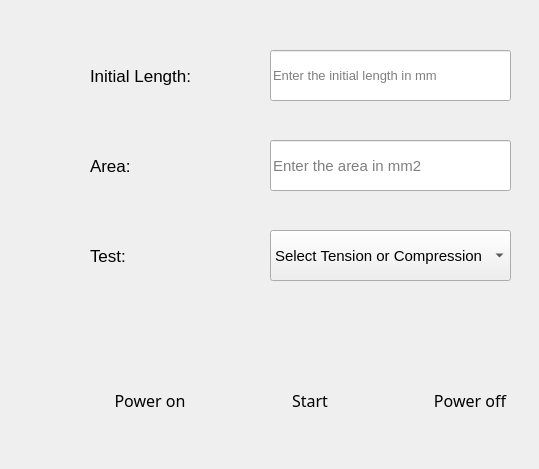
    <widget class="QWidget" name="tab">
     <attribute name="title">
      <string>Tab 1</string>
     </attribute>
     <widget class="QLabel" name="label">
      <property name="geometry">
       <rect>
        <x>90</x>
        <y>60</y>
        <width>161</width>
        <height>31</height>
       </rect>
      </property>
      <property name="font">
       <font>
        <pointsize>13</pointsize>
       </font>
      </property>
      <property name="text">
       <string>Initial Length:</string>
      </property>
     </widget>
     <widget class="QLineEdit" name="InitialLength">
      <property name="geometry">
       <rect>
        <x>270</x>
        <y>50</y>
        <width>241</width>
        <height>51</height>
       </rect>
      </property>
      <property name="font">
       <font>
        <pointsize>10</pointsize>
       </font>
      </property>
      <property name="inputMask">
       <string/>
      </property>
      <property name="placeholderText">
       <string>Enter the initial length in mm</string>
      </property>
      <property name="clearButtonEnabled">
       <bool>true</bool>
      </property>
     </widget>
     <widget class="QLabel" name="label_2">
      <property name="geometry">
       <rect>
        <x>90</x>
        <y>150</y>
        <width>161</width>
        <height>31</height>
       </rect>
      </property>
      <property name="font">
       <font>
        <pointsize>13</pointsize>
       </font>
      </property>
      <property name="text">
       <string>Area:</string>
      </property>
     </widget>
     <widget class="QLineEdit" name="Area">
      <property name="geometry">
       <rect>
        <x>270</x>
        <y>140</y>
        <width>241</width>
        <height>51</height>
       </rect>
      </property>
      <property name="font">
       <font>
        <pointsize>11</pointsize>
       </font>
      </property>
      <property name="placeholderText">
       <string>Enter the area in mm2</string>
      </property>
      <property name="clearButtonEnabled">
       <bool>true</bool>
      </property>
     </widget>
     <widget class="QPushButton" name="PushPowerOn">
      <property name="geometry">
       <rect>
        <x>90</x>
        <y>340</y>
        <width>120</width>
        <height>120</height>
       </rect>
      </property>
      <property name="font">
       <font>
        <family>Eras Bold ITC</family>
        <pointsize>12</pointsize>
        <weight>50</weight>
        <italic>false</italic>
        <bold>false</bold>
       </font>
      </property>
      <property name="styleSheet">
       <string notr="true">
QPushButton{border-radius:60px;}


</string>
      </property>
      <property name="text">
       <string>Power on</string>
      </property>
     </widget>
     <widget class="QPushButton" name="PushPowerOff">
      <property name="geometry">
       <rect>
        <x>410</x>
        <y>340</y>
        <width>120</width>
        <height>120</height>
       </rect>
      </property>
      <property name="font">
       <font>
        <family>Eras Bold ITC</family>
        <pointsize>12</pointsize>
        <weight>50</weight>
        <italic>false</italic>
        <bold>false</bold>
       </font>
      </property>
      <property name="styleSheet">
       <string notr="true">
QPushButton{border-radius:60px;}


</string>
      </property>
      <property name="text">
       <string>Power off</string>
      </property>
     </widget>
     <widget class="QPushButton" name="PushStart">
      <property name="geometry">
       <rect>
        <x>250</x>
        <y>340</y>
        <width>120</width>
        <height>120</height>
       </rect>
      </property>
      <property name="font">
       <font>
        <family>Eras Bold ITC</family>
        <pointsize>12</pointsize>
        <weight>50</weight>
        <italic>false</italic>
        <bold>false</bold>
       </font>
      </property>
      <property name="styleSheet">
       <string notr="true">
QPushButton{border-radius:60px;}


</string>
      </property>
      <property name="text">
       <string>Start</string>
      </property>
     </widget>
     <widget class="QLabel" name="label_6">
      <property name="geometry">
       <rect>
        <x>90</x>
        <y>240</y>
        <width>161</width>
        <height>31</height>
       </rect>
      </property>
      <property name="font">
       <font>
        <pointsize>13</pointsize>
       </font>
      </property>
      <property name="text">
       <string>Test:</string>
      </property>
     </widget>
     <widget class="QComboBox" name="comboBox">
      <property name="geometry">
       <rect>
        <x>270</x>
        <y>230</y>
        <width>241</width>
        <height>51</height>
       </rect>
      </property>
      <property name="font">
       <font>
        <pointsize>11</pointsize>
       </font>
      </property>
      <item>
       <property name="text">
        <string>Select Tension or Compression</string>
       </property>
      </item>
      <item>
       <property name="text">
        <string>Tension</string>
       </property>
      </item>
      <item>
       <property name="text">
        <string>Compression</string>
       </property>
      </item>
     </widget>
    </widget>
